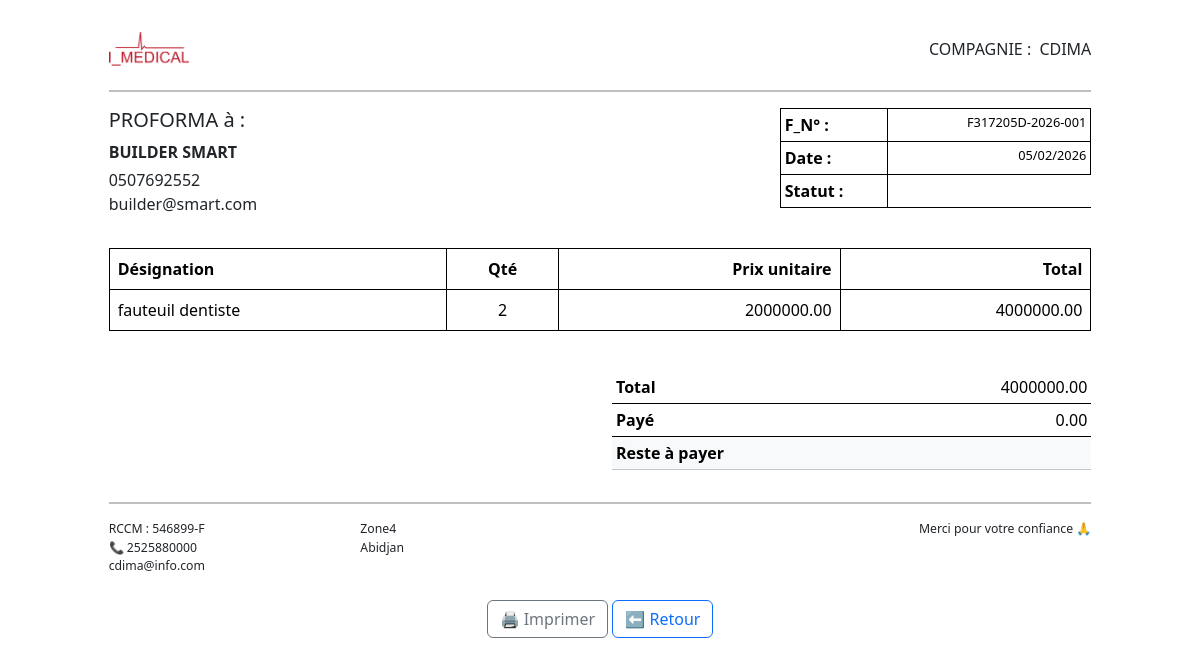
The app's page /facture/1 with its own data.
### models.py (models this page shows, shortened)
class Compagnie(db.Model):
    id = db.Column(db.Integer, primary_key=True)
    nom = db.Column(db.String(150), nullable=False)
    telephone = db.Column(db.String(30))
    email = db.Column(db.String(255))
    adresse = db.Column(db.String(255))
    ville = db.Column(db.String(100))
    numero_rcc = db.Column(db.String(50))
    logo = db.Column(db.String(255))

class Client(db.Model):
    id = db.Column(db.Integer, primary_key=True)
    nom_client = db.Column(db.String(100), nullable=False)
    telephone = db.Column(db.String(30))
    adresse_email = db.Column(db.String(255))
    ville = db.Column(db.String(100))
    numero_rcc = db.Column(db.String(50))

class Facture(db.Model):
    __tablename__ = "facture"
    id = db.Column(db.Integer, primary_key=True)
    numero = db.Column(db.String(30), unique=True, nullable=False)
    date = db.Column(db.DateTime, default=datetime.now(timezone.utc))
    type_facture = db.Column(db.String(15), nullable=False)
    vente_id = db.Column(db.Integer, db.ForeignKey("vente.id"), nullable=False)
    vente = db.relationship("Vente", backref=db.backref("facture", uselist=False))
    client_id = db.Column(db.Integer, db.ForeignKey("client.id"), nullable=True)
    client = db.relationship("Client")
    total = db.Column(db.Numeric(10, 2), default=0)
    total_paye = db.Column(db.Numeric(10, 2), default=0)
    statut = db.Column(db.String(20), default="BROUILLON")
    lignes = db.relationship(
        "LigneFacture",
        back_populates="facture",
        cascade="all, delete-orphan"
    )

class LigneVente(db.Model):
    id = db.Column(db.Integer, primary_key=True)
    vente_id = db.Column(db.Integer, db.ForeignKey('vente.id'), nullable=False)
    produit_id = db.Column(db.Integer, db.ForeignKey('produit.id'), nullable=False)
    quantite = db.Column(db.Integer, nullable=False)
    prix_unitaire = db.Column(db.Numeric(10, 2), nullable=False)
    sous_total = db.Column(db.Numeric(10, 2), nullable=False)
    produit = db.relationship('Produit')

class Produit(db.Model):
  id = db.Column(db.Integer, primary_key=True)
  nom_produit = db.Column(db.String(128), nullable=False,index=True)
  code_produit = db.Column(db.String(256), nullable=False, unique=True)
  description = db.Column(db.String(256), nullable=False)
  image = db.Column(db.String(255), nullable=True)
  stock = db.Column(db.Integer, default=0)

### routes.py (the view)
@app.route('/facture/<int:facture_id>', methods=['GET', 'POST'])
def voir_facture(facture_id):
    compagnie = Compagnie.query.first()
    facture = Facture.query.get_or_404(facture_id)
    facture.statut
    db.session.commit()
    return render_template('facture.html', facture=facture, compagnie=compagnie)

### routes.py (called while the page is built)
@app.after_request
def disable_cache(response):
    response.headers["Cache-Control"] = "no-store, no-cache, must-revalidate, private"
    response.headers["Pragma"] = "no-cache"
    response.headers["Expires"] = "0"
    return response

@app.context_processor
def utility_processor():
    def is_active(endpoint):
        return request.endpoint == endpoint
    return dict(is_active=is_active)

### templates/facture.html (shortened to what this page needs)
{% extends "base_print.html" %}
{% block content %}
<div class="row p-2 d-flex justify-content-center align-items-center my-4">
<div class="col-10">
    <div class="row mb-4 d-flex justify-content-between align-items-center">
      <div class="col-6">
        {% if compagnie and compagnie.logo %}
          <img src="{{ url_for('static', filename='images/' ~ compagnie.logo) }}"
               alt="Logo"
               style="max-height: 80px; width: 80px;">
        {% endif %}
      </div>
      <div class="col-6 text-end">
        <h6 class="mb-0 "><span class="me-1 ">COMPAGNIE :</span> {{ compagnie.nom if compagnie else '' }}</h6>
      </div>
    </div>
    <hr class="border border-black">
    <div class="row mb-4">
      <div class="col-8">
        <h5> PROFORMA à : </h5>
        <p class="mb-1"><strong>{{ facture.client.nom_client }}</strong></p>
        <p class="mb-0">
          {{ facture.client.telephone }}<br>
          {{ facture.client.adresse_email }}
        </p>
      </div>
      <div class="col-4">
        <table class="table table-sm table-bordered border-black">
          <tr>
            <th class="text-start">F_N° :</th>
            <td class="text-end fs-6" style="font-size: 0.8rem !important;">{{ facture.numero }}</td>
          </tr>
          <tr>
            <th class="text-start">Date :</th>
            <td class="text-end fs-6" style="font-size: 0.8rem !important;">{{ facture.date.strftime('%d/%m/%Y') }}</td>
          </tr>
          <tr>
            <th class="text-start">Statut :</th>
          </tr>
        </table>
      </div>
    </div>
    <div class="table-responsive mb-4">
      <table class="table table-bordered  border-black">
        <thead class="">
          <tr>
            <th>Désignation</th>
            <th class="text-center">Qté</th>
            <th class="text-end">Prix unitaire</th>
            <th class="text-end">Total</th>
          </tr>
        </thead>
        <tbody>
          {% for detail in facture.vente.lignes %}
          <tr>
            <td>{{ detail.produit.nom_produit }}</td>
            <td class="text-center">{{ detail.quantite }}</td>
            <td class="text-end">{{ detail.prix_unitaire  }}</td>
            <td class="text-end">
              {{ (detail.quantite * detail.prix_unitaire)  }}
            </td>
          </tr>
          {% endfor %}
        </tbody>
      </table>
    </div>
    <div class="row justify-content-end">
      <div class="col-6">
        <table class="table table-sm border-black">
          <tr>
            <th>Total</th>
            <td class="text-end">{{ facture.total  }}</td>
          </tr>
          <tr>
            <th>Payé</th>
            <td class="text-end">{{ facture.total_paye  }}</td>
          </tr>
          <tr class="table-light">
            <th>Reste à payer</th>
            <td class="text-end fw-bold">
            </td>
          </tr>
        </table>
      </div>
    </div>
    <hr class="border border-black">
    <div class="row small">
        <small class="col-3 d-flex flex-column">
            <span>RCCM : {{ compagnie.numero_rcc if compagnie else '' }}</span>
            <span>
                📞 {{ compagnie.telephone if compagnie else '' }}
            </span>
            <span>
                {{ compagnie.email if compagnie else '' }}
            </span>
          </small>
          <small class="col-3 d-flex flex-column">
              <span>
                  {{ compagnie.adresse if compagnie else '' }}<br>
              </span>
              <span>
                  {{ compagnie.ville if compagnie else '' }}<br>
              </span>
        </small>
        <small class="col-6 text-end">
          Merci pour votre confiance 🙏
        </small>
    </div>
    <div class="text-center mt-4 no-print">
      <button class="btn btn-outline-secondary" onclick="window.print()">
        🖨️ Imprimer
      </button>
      <a href="{{ url_for('nouvelle_vente') }}" class="btn btn-outline-primary">
        ⬅ Retour
      </a>
    </div>
</div>
</div>
{% endblock %}

### static/style/styles.css (style rules this page uses)
body,html { height: 100%; }

### records on screen
Compagnie: logo (picture), nom "CDIMA", numero_rcc "546899-F", telephone "2525880000", email "cdima@info.com", adresse "Zone4", ville "Abidjan"
Client: client.nom_client "BUILDER SMART", client.telephone "0507692552", client.adresse_email "builder@smart.com"
Facture: numero "F317205D-2026-001", date "05/02/2026", total "4000000.00", total_paye "0.00"
LigneVente: produit.nom_produit "fauteuil dentiste", quantite "2", prix_unitaire "2000000.00", (detail.quantite*detail.prix_unitaire) "4000000.00"
